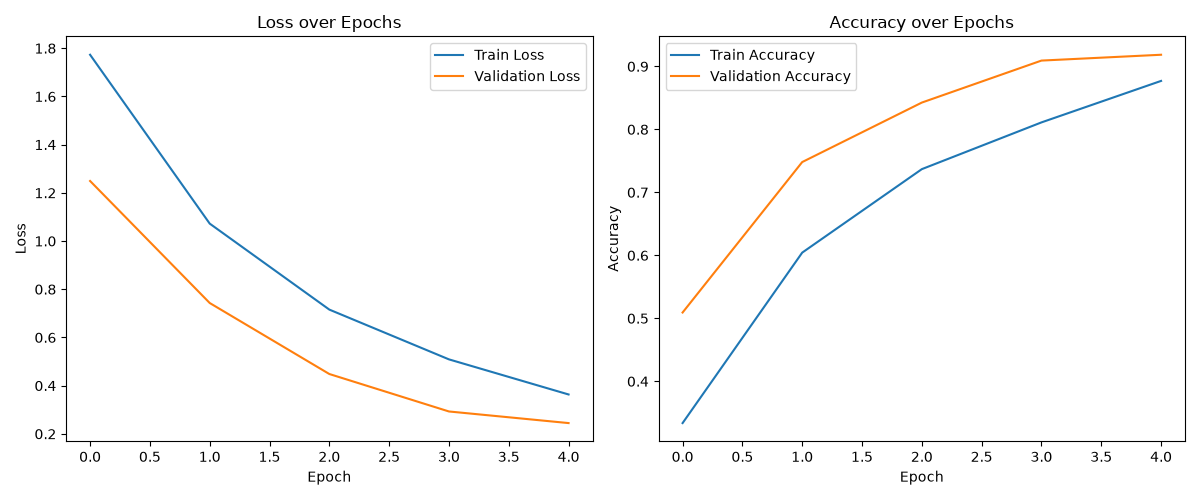
#> input picture output/baseline_training_curves.png, 1200 x 500 px
$ python make_final_grid.py
#> lines starting #> are read from the running program, lines starting #| are printed output that depends on the picture
import matplotlib.pyplot as plt
import matplotlib.image as mpimg

fig, axes = plt.subplots(3, 1, figsize=(10, 18))

baseline_img = mpimg.imread("output/baseline_training_curves.png")
#> baseline_img is the input picture: shape (500, 1200, 4) float32; mean R, G, B, A 0.981, 0.98, 0.98, 1
axes[0].imshow(baseline_img)
axes[0].axis("off")
axes[0].set_title("Baseline Model - Loss and Accuracy over Epochs", fontsize=14)

optimized_img = mpimg.imread("output/optimized_training_curves.png")
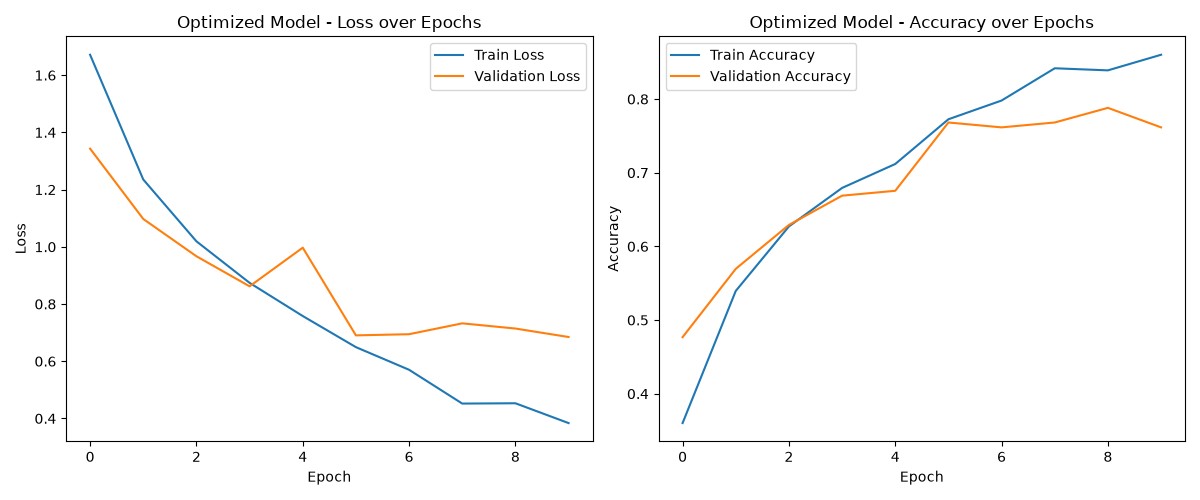
#> input picture output/optimized_training_curves.png, 1200 x 500 px
#> optimized_img is the input picture: shape (500, 1200, 4) float32; mean R, G, B, A 0.981, 0.98, 0.979, 1
axes[1].imshow(optimized_img)
axes[1].axis("off")
axes[1].set_title("Optimized Model - Loss and Accuracy over Epochs", fontsize=14)

confusion_img = mpimg.imread("output/confusion_matrix.png")
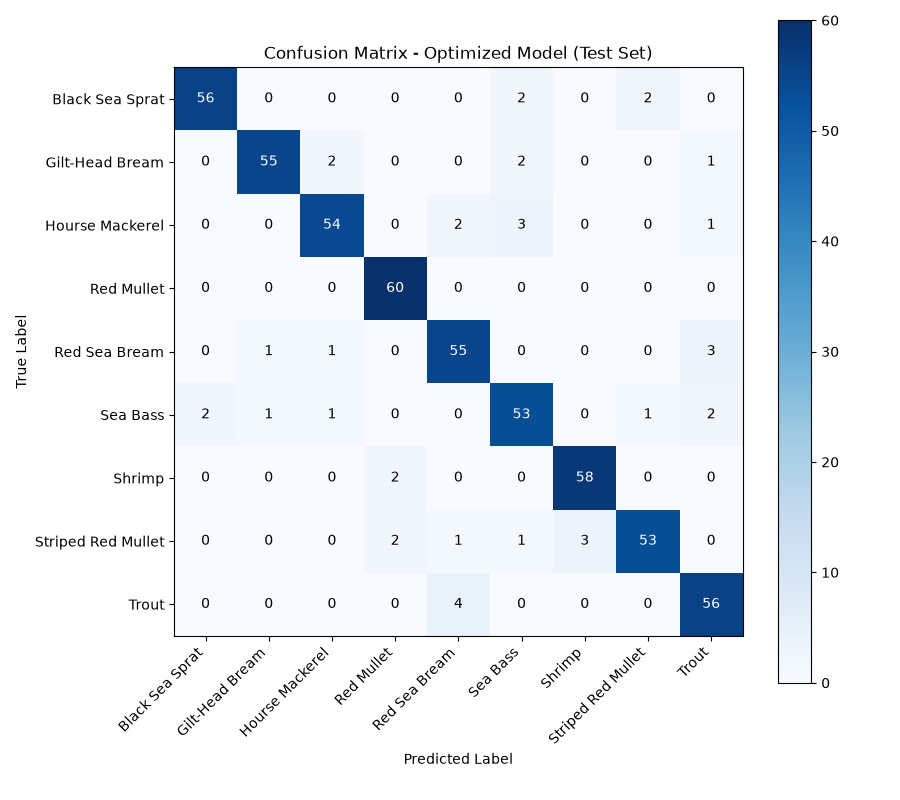
#> input picture output/confusion_matrix.png, 900 x 800 px
#> confusion_img is the input picture: shape (800, 900, 4) float32; mean R, G, B, A 0.902, 0.925, 0.952, 1
axes[2].imshow(confusion_img)
axes[2].axis("off")
axes[2].set_title("Confusion Matrix - Optimized Model (Test Set)", fontsize=14)

plt.tight_layout()
plt.savefig("output/final_results_grid.png", dpi=150, bbox_inches="tight")
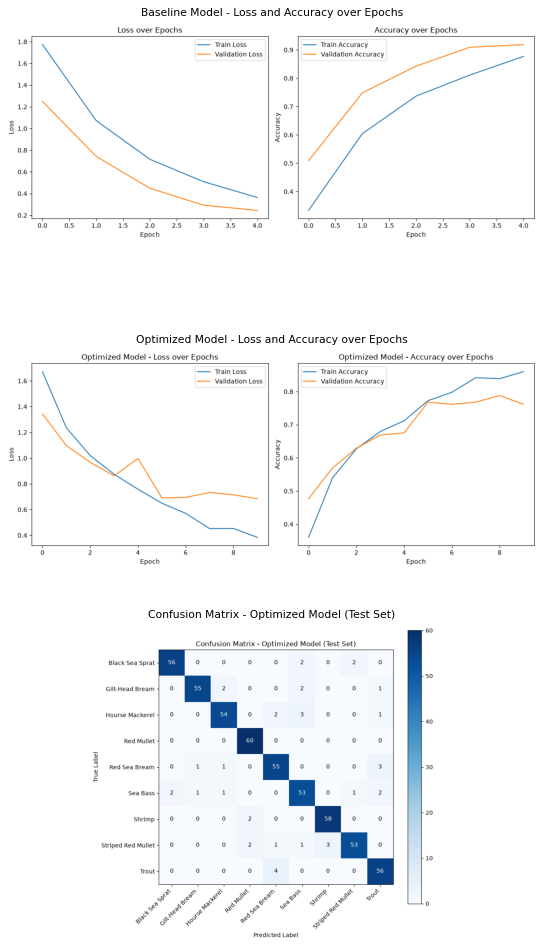
#> figure drawn by matplotlib, 3 panels
print("Combined grid saved to output/final_results_grid.png")
